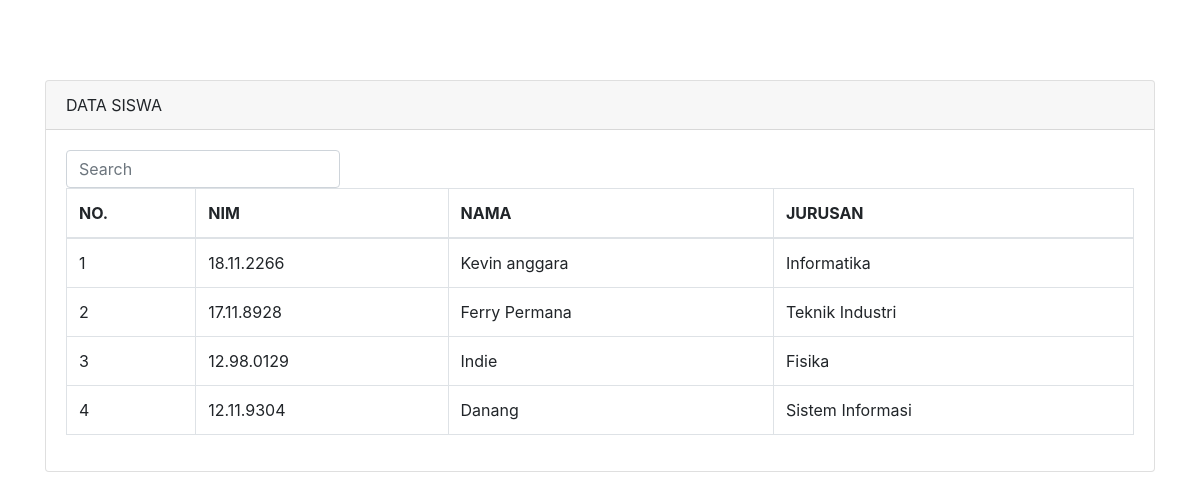
The page / on the database its author committed.
### tables this page shows
CREATE TABLE `mahasiswa` (
  `id` int(255) NOT NULL,
  `nim` char(255) NOT NULL,
  `nama` varchar(255) NOT NULL,
  `jurusan` varchar(255) NOT NULL
);

### index.php (the view, shortened to what this page needs)
<!doctype html>
<html lang="en">
<head>
    <link rel="stylesheet" href="https://stackpath.bootstrapcdn.com/bootstrap/4.4.1/css/bootstrap.min.css">
</head>
<body>
    <div class="container" style="margin-top: 80px">
        <div class="row">
            <div class="col-md-12">
                <div class="card">
                    <div class="card-header">
                        DATA SISWA
                    </div>
                    <div class="card-body">
                        <form class="form-inline my-2 my-lg-0">
                            <input class="form-control mr-sm-2" name="keyword" type="search" id="keyword" placeholder="Search" aria-label="Search">
                        </form>
                        <table class="table table-bordered">
                            <thead>
                                <tr>
                                    <th scope="col">NO.</th>
                                    <th scope="col">NIM</th>
                                    <th scope="col">NAMA</th>
                                    <th scope="col">JURUSAN</th>
                                </tr>
                            </thead>
                            <tbody id="table">
                                <?php
                                include('koneksi.php');
                                $no = 1;
                                $query = mysqli_query($conn, "SELECT * FROM mahasiswa");
                                while ($row = mysqli_fetch_array($query)) {
                                ?>
                                    <tr>
                                        <td><?php echo $no++ ?></td>
                                        <td><?php echo $row['nim'] ?></td>
                                        <td><?php echo $row['nama'] ?></td>
                                        <td><?php echo $row['jurusan'] ?></td>
                                    </tr>
                                <?php } ?>
                            </tbody>
                        </table>
                    </div>
                </div>
            </div>
        </div>
</body>
</html>

### rows shown on the page
mahasiswa: nim "18.11.2266", nama "Kevin anggara", jurusan "Informatika"
mahasiswa: nim "17.11.8928", nama "Ferry Permana", jurusan "Teknik Industri"
mahasiswa: nim "12.98.0129", nama "Indie", jurusan "Fisika"
mahasiswa: nim "12.11.9304", nama "Danang", jurusan "Sistem Informasi"
